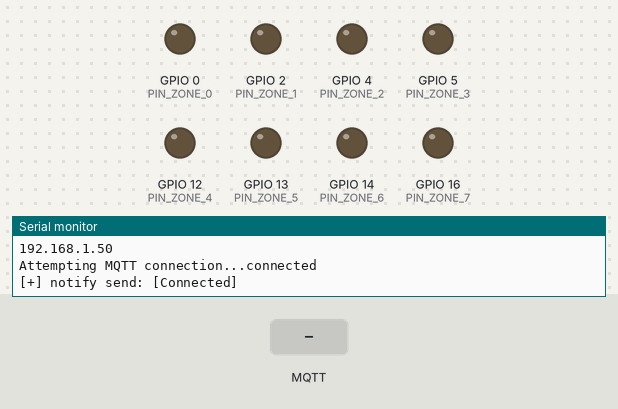
Bench run of a sketch on a simulated ESP8266 (NodeMCU). Shown: output pins drawn as LEDs (lit = HIGH), the last lines printed to the serial monitor. The inputs (shaded band) are chosen by the test bench. WiFi joins after 1.5 s; servers stay silent unless stated; no MQTT or app messages arrive unless stated.

Above: at 2.7 s.
2.8 s: MQTT message "0" arrives on the first subscribed topic
At 3.6 s:
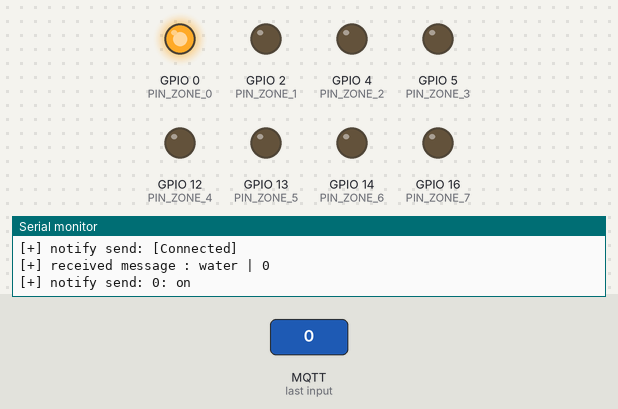
4.3 s: MQTT message "1" arrives on the first subscribed topic
At 4.9 s:
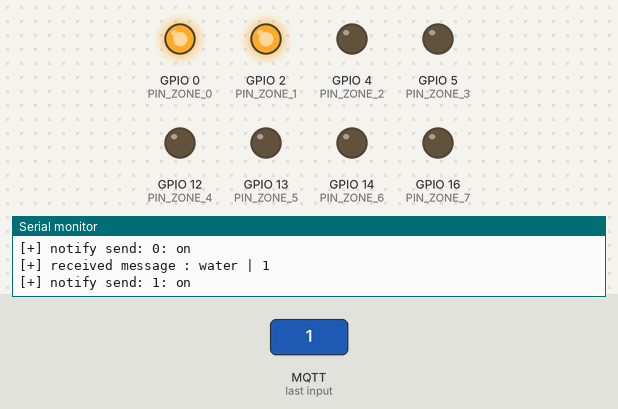
5.8 s: MQTT message "2" arrives on the first subscribed topic
At 6.3 s:
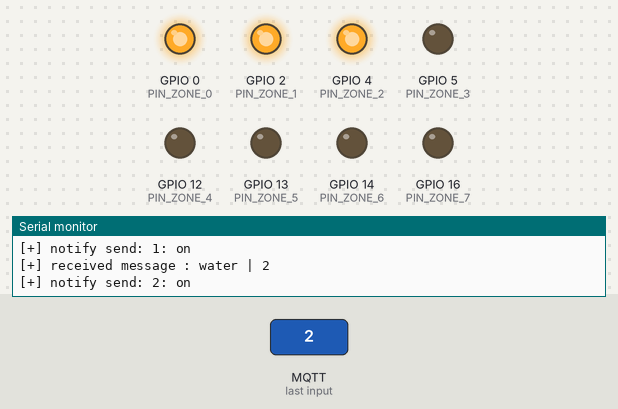
7.3 s: MQTT message "3" arrives on the first subscribed topic
At 7.7 s:
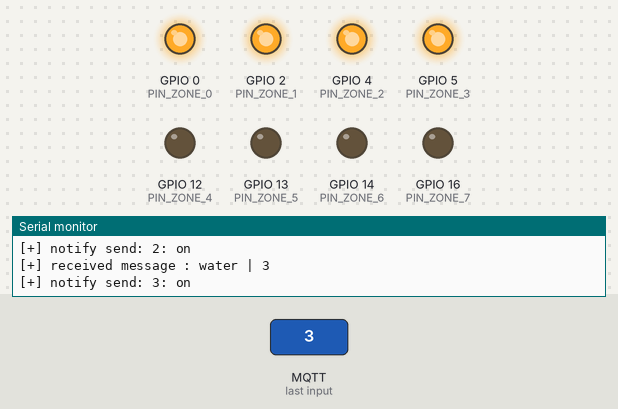
8.8 s: MQTT message "4" arrives on the first subscribed topic
At 10.0 s:
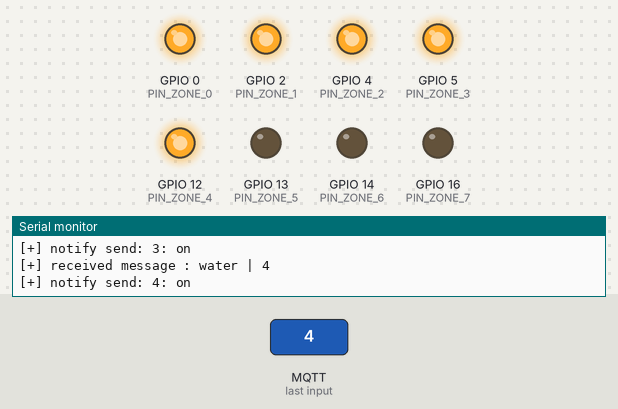
10.3 s: MQTT message "5" arrives on the first subscribed topic
At 11.6 s:
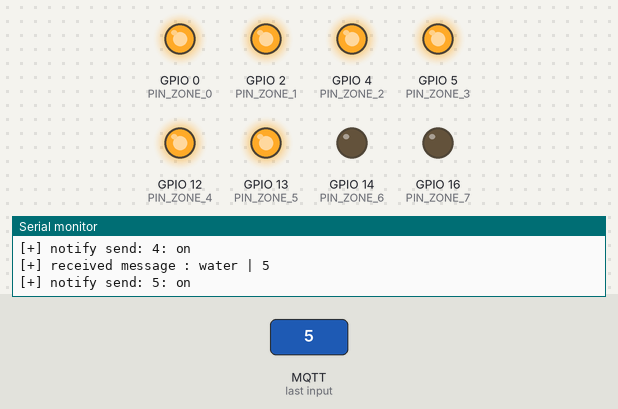
Timing chart, 0 to 12.8 s (numbered marks = the images above; inputs shaded):
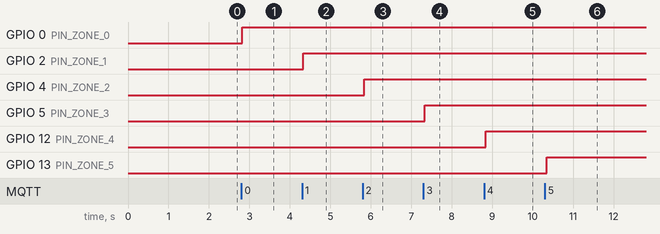

Measured:
- after the input at 2.8 s, GPIO 0 (PIN_ZONE_0): LOW → HIGH at once
- after the input at 4.3 s, GPIO 2 (PIN_ZONE_1): LOW → HIGH at once
- after the input at 5.8 s, GPIO 4 (PIN_ZONE_2): LOW → HIGH at once
- after the input at 7.3 s, GPIO 5 (PIN_ZONE_3): LOW → HIGH at once
- after the input at 8.8 s, GPIO 12 (PIN_ZONE_4): LOW → HIGH at once
- after the input at 10.3 s, GPIO 13 (PIN_ZONE_5): LOW → HIGH after 0.05 s

The sketch:

watering.ino
```cpp
/*

  API documetation:

    https://www.arduino.cc/en/Reference/WiFi

  Github:

    https://github.com/niko886/home-automation

*/

#include <ESP8266WiFi.h>
#include <PubSubClient.h>
#include <SoftwareSerial.h>

#define PIN_ZONE_0 0
#define PIN_ZONE_1 2
#define PIN_ZONE_2 4
#define PIN_ZONE_3 5
#define PIN_ZONE_4 12
#define PIN_ZONE_5 13
#define PIN_ZONE_6 14
#define PIN_ZONE_7 16

byte valveMap[8] = {PIN_ZONE_0,
  PIN_ZONE_1,
  PIN_ZONE_2,
  PIN_ZONE_3,
  PIN_ZONE_4,
  PIN_ZONE_5,
  PIN_ZONE_6,
  PIN_ZONE_7};

byte valvesStatus[8] = {0};

const char* ssid = "...";
const char* password = "...";
const char* mqtt_server = "...";

IPAddress ip(192, 168, 0, 0);
IPAddress mask(255, 255, 255, 0);
IPAddress gate(0, 0, 0, 0);

WiFiClient espClient;
PubSubClient client(espClient);


#include <stdarg.h>
void log(char *fmt, ... ){
        char buf[128]; // resulting string limited to 128 chars
        va_list args;
        va_start (args, fmt );
        vsnprintf(buf, 128, fmt, args);
        va_end (args);
        Serial.print(buf);
}

long lastMsg = 0;
char msg[50];
int value = 0;

void initValves(){
  unsigned int i = 0;
  unsigned int valveId = 0;

  for (i = 0; i < sizeof(valvesStatus); i++){

    valveId = valveMap[i];

    if (valvesStatus[i]){
      digitalWrite(valveMap[i], HIGH);
    }else{
      digitalWrite(valveMap[i], LOW);
    }
  }
}

void setup() {

  Serial.begin(115200);

  setup_wifi();
  client.setServer(mqtt_server, 1883);
  client.setCallback(callback);

  pinMode(PIN_ZONE_0, OUTPUT);
  pinMode(PIN_ZONE_1, OUTPUT);
  pinMode(PIN_ZONE_2, OUTPUT);
  pinMode(PIN_ZONE_3, OUTPUT);
  pinMode(PIN_ZONE_4, OUTPUT);
  pinMode(PIN_ZONE_5, OUTPUT);
  pinMode(PIN_ZONE_6, OUTPUT);
  pinMode(PIN_ZONE_7, OUTPUT);

  initValves();

}

void setup_wifi() {

  delay(10);
  // We start by connecting to a WiFi network
  Serial.println();
  Serial.print("Connecting to ");
  Serial.println(ssid);

  WiFi.mode(WIFI_STA);
  WiFi.config(ip, gate, mask);
  WiFi.begin(ssid, password);

  while (WiFi.status() != WL_CONNECTED) {
    delay(500);
    Serial.print(".");
  }

  Serial.println("");
  Serial.println("WiFi connected");
  Serial.println("IP address: ");
  Serial.println(WiFi.localIP());
}


void notifyWork(String str){

  client.publish("water/notify", str.c_str());
  log("[+] notify send: %s\n", str.c_str());
}


#define MAX_BUF 128


void switchValve(char zoneNumber, char onOf){

  int action;
  String actionText;

  if (onOf == '0'){
    action = LOW;
    actionText = "off";
  } else if (onOf = '1'){
    action = HIGH;
    actionText = "on";
  } else {
    log("[!] unknown code: %c\n", onOf);
    return;
  }


  switch(zoneNumber){

    case '0':
      valvesStatus[0] = action;
      notifyWork(String("0: ") + actionText);
      break;

    case '1':
      valvesStatus[1] = action;
      notifyWork(String("1: ") + actionText);
      break;

    case '2':
      valvesStatus[2] = action;
      notifyWork(String("2: ") + actionText);
      break;

    case '3':
      valvesStatus[3] = action;
      notifyWork(String("3: ") + actionText);
      break;

    case '4':
      valvesStatus[4] = action;
      notifyWork(String("4: ") + actionText);
      break;

    case '5':
      valvesStatus[5] = action;
      notifyWork(String("5: ") + actionText);
      break;

    case '6':
      valvesStatus[6] = action;
      notifyWork(String("6: ") + actionText);
      break;

    case '7':
      valvesStatus[7] = action;
      notifyWork(String("7: ") + actionText);
      break;

    default:
      log("[!] unknown zone: %c\n", zoneNumber);
      notifyWork("? zone");
      break;
  }
}

void callback(char* topic, byte* payload, unsigned int length) {

  char buf[MAX_BUF] = {0};
  static bool isPing = false;

  memcpy(buf, payload, length);

  String payloadStr = String(buf);
  String topicStr = String(topic);

  do{

    log("[+] received message : %s | %s\n", topic, payloadStr.c_str());

    if (length > MAX_BUF){
      log("[!] received too long string (%d - actual, %d - max)\n", length, MAX_BUF);
      break;
    }

    if (topicStr == "water/ping"){

      if (isPing){
        notifyWork("pong");
      }else{
        notifyWork("ping");
      }

      isPing = !isPing;
      break;
    }

    if (topicStr == "water"){
      switchValve(payload[0], payload[1]);
    }


  }while(0);

}

void reconnect() {

  while (!client.connected()) {
    Serial.print("Attempting MQTT connection...");

    if (client.connect("ESP8266Client-watering")) {
      Serial.println("connected");
      notifyWork("[Connected]");
      client.subscribe("water", 1);
      client.subscribe("water/ping", 1);
    } else {

      Serial.print("failed, rc=");
      Serial.print(client.state());
      Serial.println(" try again in 5 seconds");

      delay(5000);
    }
  }
}
void loop() {

  if (!client.connected()) {
    reconnect();
  }
  client.loop();

  initValves();

  delay(50);

}
```
